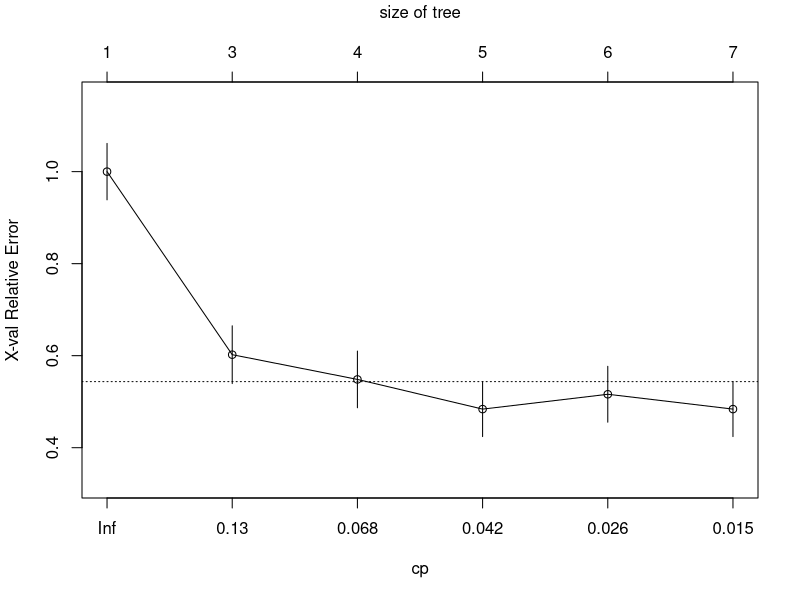
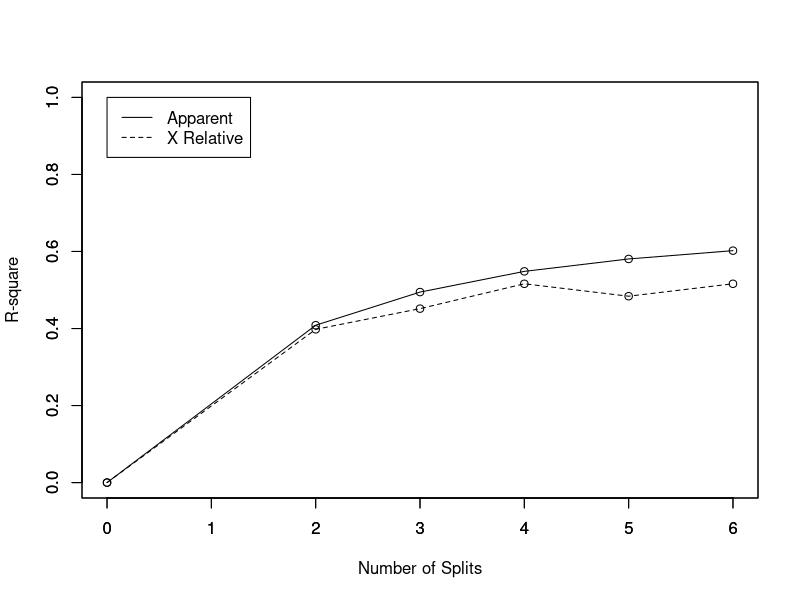
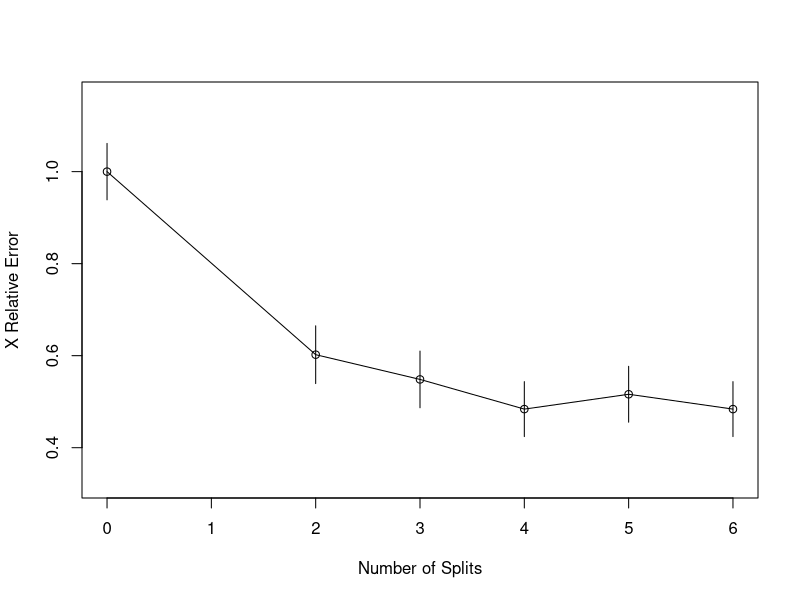
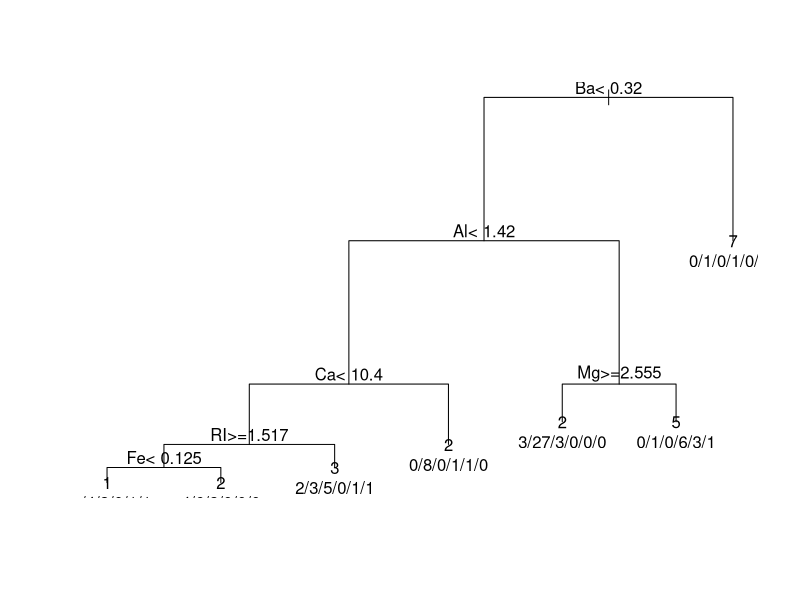
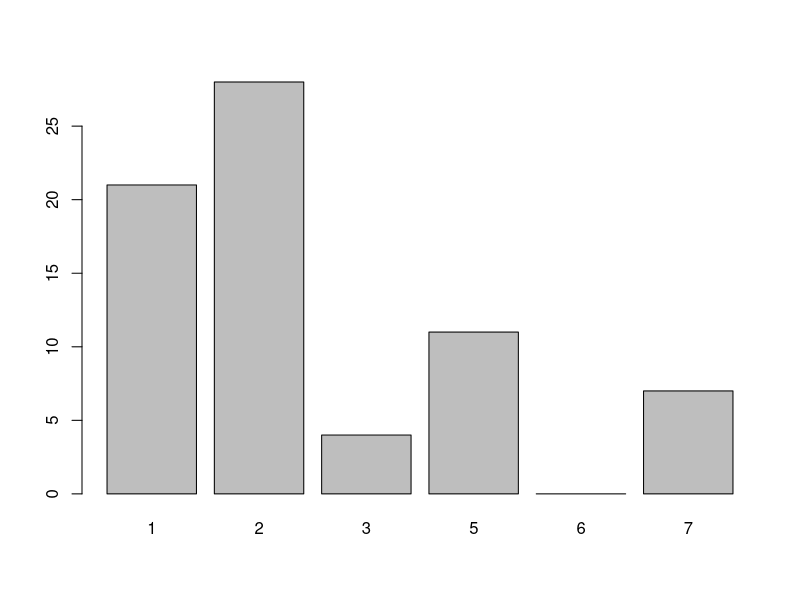

Reproduce these figures in R, in order.
#************************************************
# [redacted]
# [redacted]
# [redacted]
# 6000 Level
#
# This R code is for lab1_rpart3
#************************************************

library(e1071)
library(rpart)
data(Glass, package="mlbench")
index <- 1:nrow(Glass)
testindex <- sample(index, trunc(length(index)/3))
testset <- Glass[testindex,]
trainset <- Glass[-testindex,]
rpart.model <- rpart(Type ~ ., data = trainset)
rpart.pred <- predict(rpart.model, testset[,-10], type = "class")
printcp(rpart.model)
plotcp(rpart.model)

rsq.rpart(rpart.model)
print(rpart.model)

plot(rpart.model,compress=TRUE)
text(rpart.model, use.n=TRUE)
plot(rpart.pred)



